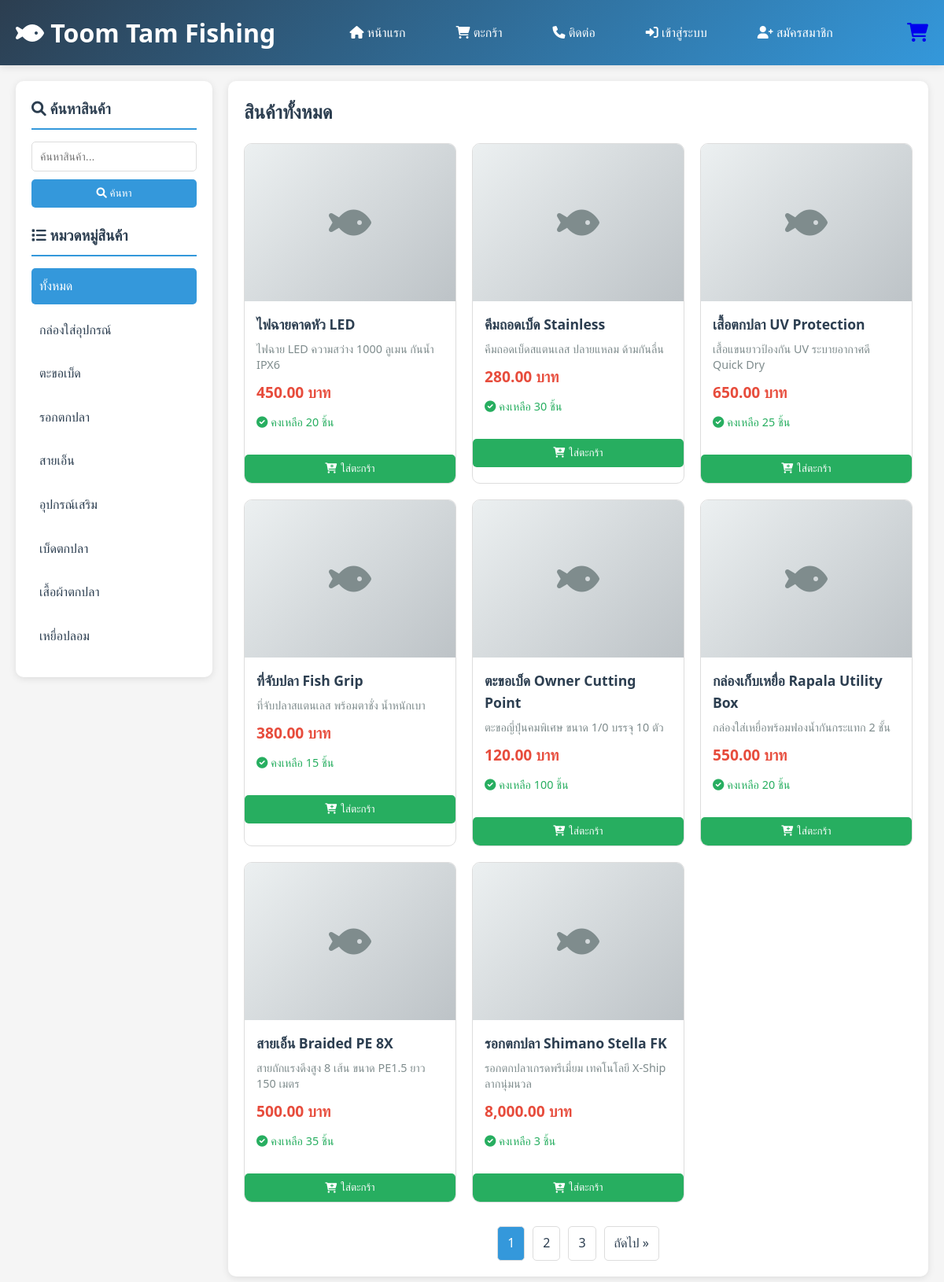
The page / on the database its author committed.
### tables this page shows
CREATE TABLE `categories` (
  `id` int(11) NOT NULL,
  `name` varchar(100) NOT NULL
);

CREATE TABLE `products` (
  `id` int(11) NOT NULL,
  `name` varchar(255) NOT NULL,
  `description` text DEFAULT NULL,
  `price` decimal(10,2) NOT NULL,
  `stock` int(11) DEFAULT 0,
  `image` varchar(255) DEFAULT NULL,
  `created_at` datetime DEFAULT current_timestamp()
);

### config.php (called while the page is built, shortened)
<?php
function formatPrice($price) {
    return number_format($price, 2) . ' บาท';
}
function isLoggedIn() {
    return isset($_SESSION['user_id']);
}
?>

### index.php (the view, shortened to what this page needs)
<?php
require_once 'config.php';
$pdo = getConnection();
$stmt = $pdo->query("SELECT * FROM categories ORDER BY name");
$categories = $stmt->fetchAll(PDO::FETCH_ASSOC);
$page = isset($_GET['page']) ? (int)$_GET['page'] : 1;
$limit = 8;
$offset = ($page - 1) * $limit;
$category_id = isset($_GET['category']) ? (int)$_GET['category'] : 0;
$search = isset($_GET['search']) ? sanitizeInput($_GET['search']) : '';
$where = "WHERE 1=1";
$params = [];
$stmt = $pdo->prepare("SELECT p.* FROM products p $where ORDER BY p.id DESC LIMIT $limit OFFSET $offset");
$stmt->execute($params);
$products = $stmt->fetchAll(PDO::FETCH_ASSOC);
$count_stmt = $pdo->prepare("SELECT COUNT(*) FROM products p $where");
$count_stmt->execute($params);
$total_products = $count_stmt->fetchColumn();
$total_pages = ceil($total_products / $limit);
?>
<!DOCTYPE html>
<html lang="th">
<head>
    <link href="https://cdnjs.cloudflare.com/ajax/libs/font-awesome/6.0.0/css/all.min.css" rel="stylesheet">
</head>
<body>
    <header class="header">
        <div class="header-content">
            <a href="index.php" class="logo">
                <i class="fas fa-fish"></i> Toom Tam Fishing
            </a>
            <nav>
                <ul class="nav-menu">
                    <li><a href="index.php"><i class="fas fa-home"></i> หน้าแรก</a></li>
                    <li><a href="cart.php"><i class="fas fa-shopping-cart"></i> ตะกร้า</a></li>
                    <li><a href="contact.php"><i class="fas fa-phone"></i> ติดต่อ</a></li>
                    <?php if (isLoggedIn()): ?>
                        <li><a href="orders.php"><i class="fas fa-receipt"></i> คำสั่งซื้อ</a></li>
                        <li><a href="logout.php"><i class="fas fa-sign-out-alt"></i> ออกจากระบบ</a></li>
                    <?php else: ?>
                        <li><a href="login.php"><i class="fas fa-sign-in-alt"></i> เข้าสู่ระบบ</a></li>
                        <li><a href="register.php"><i class="fas fa-user-plus"></i> สมัครสมาชิก</a></li>
                    <?php endif; ?>
                </ul>
            </nav>
            <a href="cart.php" class="cart-icon">
                <i class="fas fa-shopping-cart"></i>
            </a>
        </div>
    </header>
    <div class="container">
        <aside class="sidebar">
            <h3><i class="fas fa-search"></i> ค้นหาสินค้า</h3>
            <div class="search-box">
                <form method="GET">
                    <input type="text" name="search" placeholder="ค้นหาสินค้า..." value="<?php echo htmlspecialchars($search); ?>">
                    <button type="submit"><i class="fas fa-search"></i> ค้นหา</button>
                </form>
            </div>
            <h3><i class="fas fa-list"></i> หมวดหมู่สินค้า</h3>
            <ul class="category-list">
                <li><a href="index.php" class="<?php echo $category_id == 0 ? 'active' : ''; ?>">ทั้งหมด</a></li>
                <?php foreach ($categories as $category): ?>
                    <li>
                        <a href="index.php?category=<?php echo $category['id']; ?>"
                           class="<?php echo $category_id == $category['id'] ? 'active' : ''; ?>">
                            <?php echo htmlspecialchars($category['name']); ?>
                        </a>
                    </li>
                <?php endforeach; ?>
            </ul>
        </aside>
        <main class="content">
            <h2>
                <?php if ($category_id > 0): ?>
                    <?php
                    $current_category = array_filter($categories, function($c) use ($category_id) {
                        return $c['id'] == $category_id;
                    });
                    $current_category = array_shift($current_category);
                    echo htmlspecialchars($current_category['name']);
                    ?>
                <?php elseif ($search): ?>
                    ผลการค้นหา "<?php echo htmlspecialchars($search); ?>"
                <?php else: ?>
                    สินค้าทั้งหมด
                <?php endif; ?>
            </h2>
            <?php if (empty($products)): ?>
                <p>ไม่พบสินค้าที่ค้นหา</p>
            <?php else: ?>
                <div class="product-grid">
                    <?php foreach ($products as $product): ?>
                        <div class="product-card">
                            <a href="product.php?id=<?php echo $product['id']; ?>" style="text-decoration: none; color: inherit;">
                                <div class="product-image">
                                    <i class="fas fa-fish"></i>
                                </div>
                                <div class="product-info">
                                    <h4 class="product-name"><?php echo htmlspecialchars($product['name']); ?></h4>
                                    <p class="product-description"><?php echo htmlspecialchars($product['description']); ?></p>
                                    <div class="product-price"><?php echo formatPrice($product['price']); ?></div>
                                    <div class="product-stock">
                                        <?php if ($product['stock'] > 0): ?>
                                            <i class="fas fa-check-circle"></i> คงเหลือ <?php echo $product['stock']; ?> ชิ้น
                                        <?php else: ?>
                                            <i class="fas fa-times-circle" style="color: #e74c3c;"></i> สินค้าหมด
                                        <?php endif; ?>
                                    </div>
                                </div>
                            </a>
                            <button class="add-to-cart"
                                    onclick="addToCart(<?php echo $product['id']; ?>)"
                                    <?php echo $product['stock'] <= 0 ? 'disabled' : ''; ?>>
                                <i class="fas fa-cart-plus"></i> ใส่ตะกร้า
                            </button>
                        </div>
                    <?php endforeach; ?>
                </div>
                <?php if ($total_pages > 1): ?>
                    <div class="pagination">
                        <?php for ($i = 1; $i <= $total_pages; $i++): ?>
                            <?php if ($i == $page): ?>
                                <span class="current"><?php echo $i; ?></span>
                            <?php else: ?>
                                <a href="?page=<?php echo $i; ?>&category=<?php echo $category_id; ?>&search=<?php echo urlencode($search); ?>"><?php echo $i; ?></a>
                            <?php endif; ?>
                        <?php endfor; ?>
                        <?php if ($page < $total_pages): ?>
                            <a href="?page=<?php echo $page+1; ?>&category=<?php echo $category_id; ?>&search=<?php echo urlencode($search); ?>">ถัดไป &raquo;</a>
                        <?php endif; ?>
                    </div>
                <?php endif; ?>
            <?php endif; ?>
        </main>
    </div>
</body>
</html>

### index.php (style rules this page uses)
* { margin: 0; padding: 0; box-sizing: border-box; }
body { font-family: 'Segoe UI', Tahoma, Geneva, Verdana, sans-serif; background-color: #f5f5f5; line-height: 1.6; }
.header { background: linear-gradient(135deg, #2c3e50, #3498db); color: white; padding: 1rem 0; box-shadow: 0 2px 10px rgba(0,0,0,0.1); }
.header-content { max-width: 1200px; margin: 0 auto; display: flex; justify-content: space-between; align-items: center; padding: 0 20px; }
.logo { font-size: 2rem; font-weight: bold; color: white; text-decoration: none; }
.nav-menu { display: flex; list-style: none; gap: 2rem; }
.nav-menu a { color: white; text-decoration: none; padding: 0.5rem 1rem; border-radius: 5px; transition: background 0.3s; }
.cart-icon { position: relative; font-size: 1.5rem; }
.container { max-width: 1200px; margin: 0 auto; display: grid; grid-template-columns: 250px 1fr; gap: 20px; padding: 20px; }
.sidebar { background: white; padding: 20px; border-radius: 10px; box-shadow: 0 2px 10px rgba(0,0,0,0.1); height: fit-content; }
.sidebar h3 { margin-bottom: 15px; color: #2c3e50; border-bottom: 2px solid #3498db; padding-bottom: 10px; }
.search-box { margin-bottom: 20px; }
.search-box input { width: 100%; padding: 10px; border: 1px solid #ddd; border-radius: 5px; font-size: 14px; }
.search-box button { width: 100%; padding: 10px; background: #3498db; color: white; border: none; border-radius: 5px; margin-top: 10px; cursor: pointer; transition: background 0.3s; }
.category-list { list-style: none; }
.category-list li { margin-bottom: 10px; }
.category-list a { display: block; padding: 10px; text-decoration: none; color: #2c3e50; border-radius: 5px; transition: background 0.3s; }
.category-list a:hover, .category-list a.active { background: #3498db; color: white; }
.content { background: white; padding: 20px; border-radius: 10px; box-shadow: 0 2px 10px rgba(0,0,0,0.1); }
.content h2 { margin-bottom: 20px; color: #2c3e50; }
.product-grid { display: grid; grid-template-columns: repeat(auto-fill, minmax(250px, 1fr)); gap: 20px; margin-bottom: 30px; }
.product-card { border: 1px solid #ddd; border-radius: 10px; overflow: hidden; transition: transform 0.3s, box-shadow 0.3s; }
.product-image { width: 100%; height: 200px; background: linear-gradient(135deg, #ecf0f1, #bdc3c7); display: flex; align-items: center; justify-content: center; color: #7f8c8d; font-size: 3rem; }
.product-info { padding: 15px; }
.product-name { font-size: 1.1rem; font-weight: bold; margin-bottom: 8px; color: #2c3e50; }
.product-description { color: #7f8c8d; font-size: 0.9rem; margin-bottom: 10px; line-height: 1.4; }
.product-price { font-size: 1.2rem; font-weight: bold; color: #e74c3c; margin-bottom: 10px; }
.product-stock { color: #27ae60; font-size: 0.9rem; margin-bottom: 15px; }
.add-to-cart { width: 100%; padding: 10px; background: #27ae60; color: white; border: none; border-radius: 5px; cursor: pointer; transition: background 0.3s; display: flex; align-items: center; justify-content: center; gap: 5px; }
.pagination { display: flex; justify-content: center; gap: 10px; margin-top: 20px; }
.pagination a, .pagination span { padding: 8px 12px; text-decoration: none; border: 1px solid #ddd; border-radius: 5px; color: #2c3e50; }
.pagination .current { background: #3498db; color: white; }

### rows shown on the page
categories: name "กล่องใส่อุปกรณ์"
categories: name "ตะขอเบ็ด"
categories: name "รอกตกปลา"
categories: name "สายเอ็น"
categories: name "อุปกรณ์เสริม"
categories: name "เบ็ดตกปลา"
categories: name "เสื้อผ้าตกปลา"
categories: name "เหยื่อปลอม"
products: name "ไฟฉายคาดหัว LED", description "ไฟฉาย LED ความสว่าง 1000 ลูเมน กันน้ำ IPX6", price "450.00 บาท", stock "20"
products: name "คีมถอดเบ็ด Stainless", description "คีมถอดเบ็ดสแตนเลส ปลายแหลม ด้ามกันลื่น", price "280.00 บาท", stock "30"
products: name "เสื้อตกปลา UV Protection", description "เสื้อแขนยาวป้องกัน UV ระบายอากาศดี Quick Dry", price "650.00 บาท", stock "25"
products: name "ที่จับปลา Fish Grip", description "ที่จับปลาสแตนเลส พร้อมตาชั่ง น้ำหนักเบา", price "380.00 บาท", stock "15"
products: name "ตะขอเบ็ด Owner Cutting Point", description "ตะขอญี่ปุ่นคมพิเศษ ขนาด 1/0 บรรจุ 10 ตัว", price "120.00 บาท", stock "100"
products: name "กล่องเก็บเหยื่อ Rapala Utility Box", description "กล่องใส่เหยื่อพร้อมฟองน้ำกันกระแทก 2 ชั้น", price "550.00 บาท", stock "20"
products: name "สายเอ็น Braided PE 8X", description "สายถักแรงดึงสูง 8 เส้น ขนาด PE1.5 ยาว 150 เมตร", price "500.00 บาท", stock "35"
products: name "รอกตกปลา Shimano Stella FK", description "รอกตกปลาเกรดพรีเมี่ยม เทคโนโลยี X-Ship ลากนุ่มนวล", price "8,000.00 บาท", stock "3"
